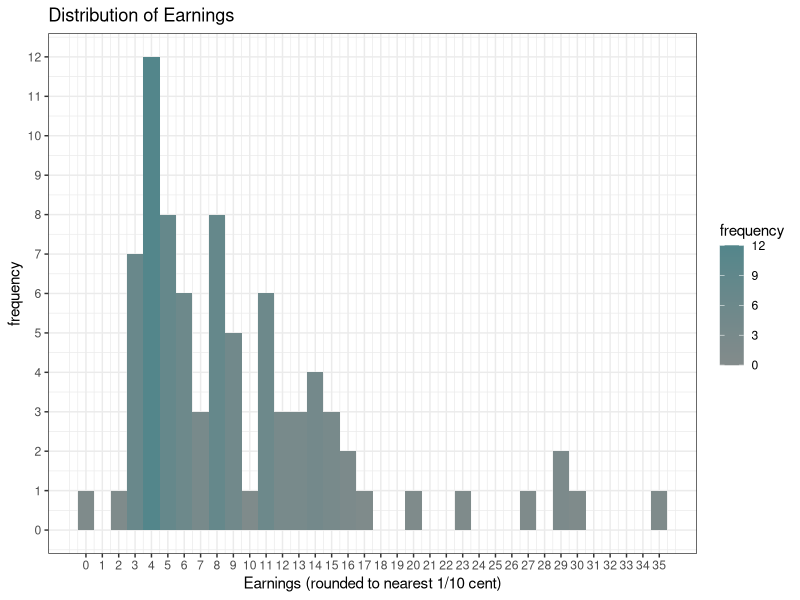
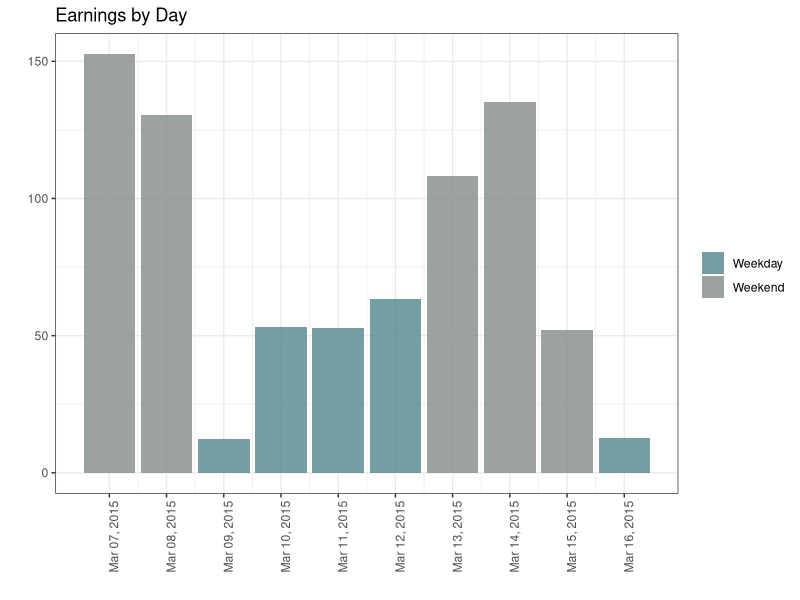
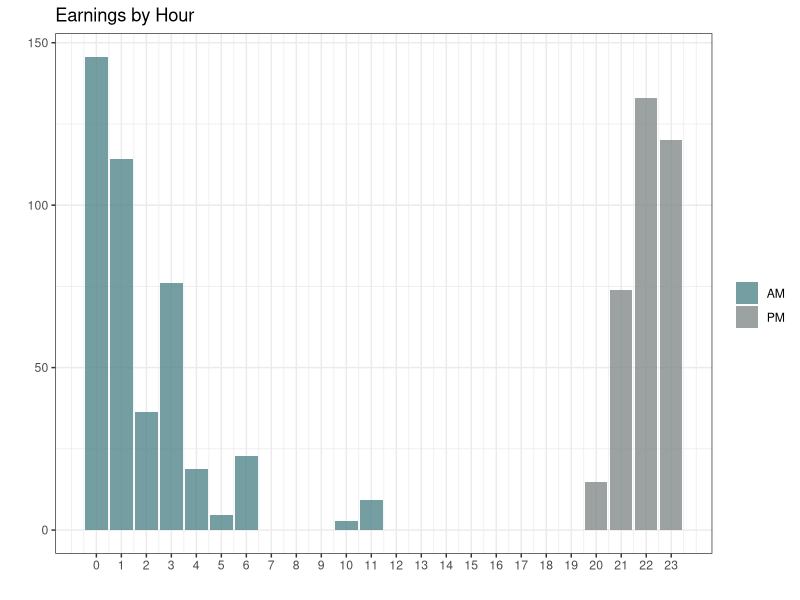

Write the R code that produced these figures, in order. (Note: this script raises an error after producing the figures.)
if (!require("data.table")) {
  install.packages("data.table")
}
if (!require("lubridate")) {
  install.packages("lubridate")
}
if (!require("ggplot2")) {
  install.packages("ggplot2")
}
if (!require("scales")) {
  install.packages("scales")
}
if (!require("jsonlite")) {
  install.packages("jsonlite")
}

library(data.table)
library(lubridate)
library(ggplot2)
library(scales)
library(jsonlite)

message("Reading Data, may take a while")
#data <- fromJSON("min.data.json", flatten = FALSE)
data <- read.csv("test_data.csv", stringsAsFactors = FALSE)
message("Reading Data completed")

#json <- lapply(data, function(x) {
  #x[sapply(x, is.null)] <- NA
  #unlist(x)
#  sapply(x, function(y){
#    if (length(y) > 0 && y != 'NULL') {
#      print(y)
#    }
#  })
  
#})

#names(json)
#json[[1]][[1]][[2]]

#json <- lapply(data, function(x) {
#  x[sapply(x, is.null)] <- NA
#  #unlist(x)
#})



#foo <- do.call(rbind, json)

#foo[1]

#names(foo)

#vals <- lapply(data, fromJSON)

#res <- do.call(rbind, lapply(data, FUN=function(x){ as.list(x) }))
#res

#names(data)
#data[,1]

colorScheme <- c("cadetblue4", "azure4")


#Attempt to determine Timezone
tz <- unclass(as.POSIXlt(Sys.time()))

#Convert to a data table
dt <- data.table(data)

#Make Date Column a Date
dt$Date <- as.POSIXct(dt$Date, "%B %d, %Y %I:%M %p", tz="CDT")

#Format Date & Time into Usable Chunks
dt$xdate <- as.Date(format(dt$Date, "%Y-%m-%d"))
dt$xtime <-hour(dt$Date)
dt$xweek <-week(dt$Date)
dt$dow <- as.numeric(format(dt$Date, "%u"))

#Break down the earnings by Total, Max, Min and Average by day
stats.earnings.day <- dt[,list(total =  sum(Earnings, na.rm=TRUE), 
                               max.fare = max(Earnings, na.rm=TRUE), 
                               min.fare = min(Earnings, na.rm=TRUE), 
                               average.fare = mean(Earnings, na.rm=TRUE)), by=xdate]
setnames(stats.earnings.day, "xdate", "day")
setorder(stats.earnings.day, day)

#Break down the earnings by Total, Max, Min and Average by week
stats.earnings.week <- dt[,list(total =  sum(Earnings, na.rm=TRUE), 
                                max.fare = max(Earnings, na.rm=TRUE), 
                                min.fare = min(Earnings, na.rm=TRUE), 
                                average.fare = mean(Earnings, na.rm=TRUE)), by=dt$xweek]
setnames(stats.earnings.week, "dt", "week")
setorder(stats.earnings.week, week)

trips.per.day <- as.data.frame(table(dt$xdate))
colnames(trips.per.day) <- c("day", "trips")

milage.per.day <- dt[,list(mileage = sum(Mileage, na.rm=TRUE)), by=xdate]
setnames(milage.per.day, "xdate", "day")

stats.breakdown <- merge(trips.per.day, milage.per.day, by="day")



##HIGH LEVEL STUFF

#===================== Earning Distribution
#Shows where the largest and smallest earnings lie
earnings <- round(dt$Earnings, 1)
max(table(round(earnings, 0)))

p <- qplot(earnings, data=dt, binwidth = 1, geom="histogram", fill = ..count..) + scale_fill_continuous(name = "frequency", low=colorScheme[2], high=colorScheme[1])
p <- p + scale_y_continuous(breaks = 0:max(table(round(earnings, 0))))
p <- p + scale_x_continuous(breaks = 0:round(max(dt$Earnings), 0)) + theme_bw()
p <- p + labs(title="Distribution of Earnings", y = "frequency", x="Earnings (rounded to nearest 1/10 cent)")
print(p)

#===================== Earnings By DATE
# Calculates and plots the data by Date and highlights whether or not the day is Weekday vs. Weekend
earnings.by.date <- dt[,list(total = sum(Earnings, na.rm=TRUE)), by=xdate]

#Create Factor to distinguish Weekday from Weekend
weekend <- weekdays(as.Date(earnings.by.date$xdate)) %in% c("Friday", "Saturday", "Sunday")

#assign types
earnings.by.date$daytype <- "Weekday"
earnings.by.date$daytype[weekend == TRUE] <- "Weekend"

#coerce to factor for plotting
earnings.by.date$daytype <- as.factor(earnings.by.date$daytype)

str(earnings.by.date)

#Graph of Earnings to Date by Day
p <- ggplot(earnings.by.date, aes(xdate, total, group=daytype, fill=daytype)) + geom_bar(stat="identity") + theme_bw()
p <- p + scale_fill_manual(name="", values = alpha(colorScheme, .8)) + scale_x_date(breaks = earnings.by.date$xdate, labels = date_format("%b %d, %Y"))
p <- p + theme(axis.text.x = element_text(angle=90)) + labs(title="Earnings by Day", y = "", x="") 
print(p)



#===================== Earnings By TIME
#Calculates and plots the data by Time of Day and whether or not the time is AM vs PM
earnings.by.time <- dt[,list(total = sum(Earnings, na.rm=TRUE)), by=xtime]
pm <- earnings.by.time$xtime > 12

earnings.by.time$meridiem <- "AM"
earnings.by.time$meridiem[pm == TRUE] <- "PM"
earnings.by.time$meridiem <- as.factor(earnings.by.time$meridiem)

str(earnings.by.time)

#Graph of Earnings by Hour of Day
p <- ggplot(earnings.by.time, aes(xtime, total, group=meridiem, fill=meridiem)) + geom_bar(stat="identity") + theme_bw()
p <- p + scale_fill_manual(name="", values = alpha(colorScheme, .8)) + scale_x_continuous(breaks = 0:23) 
p <- p + labs(title="Earnings by Hour", y = "", x="")
#p <- p + theme(axis.text.x = element_text(angle=90))
print(p)

#===================== Earnings By DAY OF THE WEEK
earnings.by.dowk <- dt[,list(total = sum(Earnings, na.rm=TRUE)), by=dow]


#Create Factor to distinguish Weekday from Weekend
weekend <- earnings.by.dowk$dow %in% 5:7

#assign types
earnings.by.dowk$daytype <- "Weekday"
earnings.by.dowk$daytype[weekend == TRUE] <- "Weekend"

#coerce to factor for plotting
earnings.by.dowk$daytype <- as.factor(earnings.by.dowk$daytype)

#Graph of Earnings to Date by Day of the Week
q <- ggplot(earnings.by.dowk, aes(dow, total, fill=..count..))
q <- q + scale_fill_manual(name="", values = alpha(colorScheme, .8))
q <- q + geom_bar(stat="identity") + theme_bw() + labs(title="", y = "", x="")
q <- q + scale_x_discrete(limits=c("Monday", "Tuesday", "Wednesday", "Thursday", "Friday", "Saturday","Sunday"))
q <- q + labs(title="Earnings by Day of Week", y = "", x="") 
print(q)





#Break down the earnings by Total, Max, Min and Average by day
stats.earnings.day.time <- dt[,list(total =  sum(Earnings, na.rm=TRUE)), by=c("xdate","xtime")]

pm <- stats.earnings.day.time$xtime > 12

stats.earnings.day.time$meridiem <- "AM"
stats.earnings.day.time$meridiem[pm == TRUE] <- "PM"
stats.earnings.day.time$meridiem <- as.factor(stats.earnings.day.time$meridiem)


#Graph of Earnings to Date by Day
p <- ggplot(stats.earnings.day.time, aes(xtime, total, group=xdate, fill=meridiem), geom = "line") + geom_bar(stat="identity") + theme_bw()
#p <- p + scale_fill_continuous(name = "frequency", low=colorScheme[2], high=colorScheme[1])
p <- p + scale_fill_manual(name="", values = alpha(colorScheme, .8)) + scale_x_continuous(breaks = 0:23) 
p <- p + labs(title="Earnings by Hour", y = "", x="") + facet_wrap(~ xdate)
#p <- p + theme(axis.text.x = element_text(angle=90))
print(p)




#str(earnings.by.dowk)